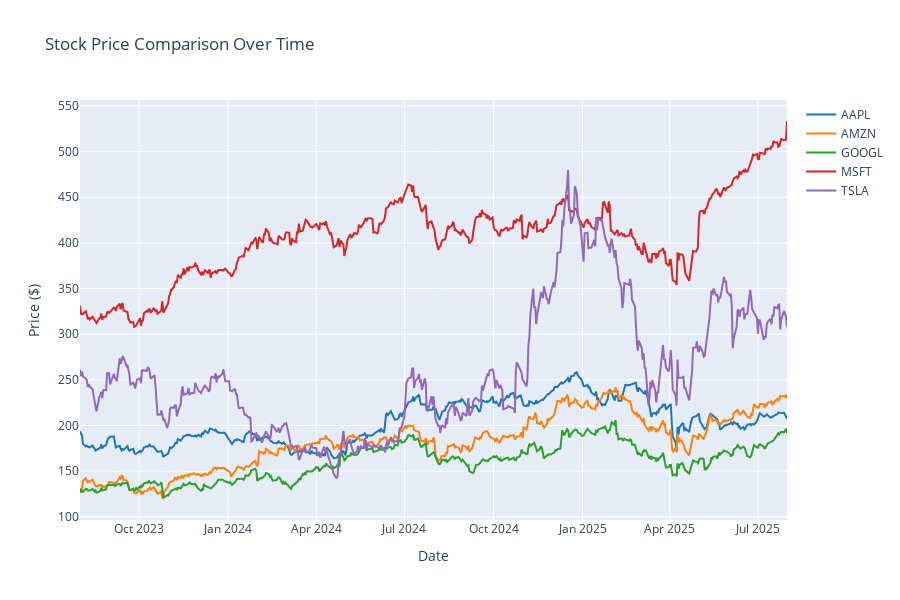

The code cell stored with this chart in its notebook:
### Markdown cell above
## Market Price Movement Analysis


Let's create some beautiful charts to understand price movements.

### Code cell
# Create price comparison chart
fig = go.Figure()

colors = ['#1f77b4', '#ff7f0e', '#2ca02c', '#d62728', '#9467bd']

for i, symbol in enumerate(df['Symbol'].unique()):
    symbol_data = df[df['Symbol'] == symbol].sort_values('Date')
    
    fig.add_trace(go.Scatter(
        x=symbol_data['Date'],
        y=symbol_data['Close'],
        mode='lines',
        name=symbol,
        line=dict(color=colors[i % len(colors)], width=2)
    ))

fig.update_layout(
    title='Stock Price Comparison Over Time',
    xaxis_title='Date',
    yaxis_title='Price ($)',
    hovermode='x unified',
    height=600
)

fig.show()

### Figure 1 — Plotly figure (JSON) as saved in the notebook; plotly's stock layout.template omitted (floating-point values rounded to 4 significant figures; data arrays with more than 128 entries replaced by an {"elided": "..."} marker saying what was removed)
{"data": [{"line": {"color": "#1f77b4", "width": 2}, "mode": "lines", "name": "AAPL", "type": "scatter", "x": {"elided": "502 str values"}, "y": {"elided": "502 float values"}}, {"line": {"color": "#ff7f0e", "width": 2}, "mode": "lines", "name": "AMZN", "type": "scatter", "x": {"elided": "502 str values"}, "y": {"elided": "502 float values"}}, {"line": {"color": "#2ca02c", "width": 2}, "mode": "lines", "name": "GOOGL", "type": "scatter", "x": {"elided": "502 str values"}, "y": {"elided": "502 float values"}}, {"line": {"color": "#d62728", "width": 2}, "mode": "lines", "name": "MSFT", "type": "scatter", "x": {"elided": "502 str values"}, "y": {"elided": "502 float values"}}, {"line": {"color": "#9467bd", "width": 2}, "mode": "lines", "name": "TSLA", "type": "scatter", "x": {"elided": "502 str values"}, "y": {"elided": "502 float values"}}], "layout": {"height": 600, "hovermode": "x unified", "title": {"text": "Stock Price Comparison Over Time"}, "xaxis": {"title": {"text": "Date"}}, "yaxis": {"title": {"text": "Price ($)"}}}}
